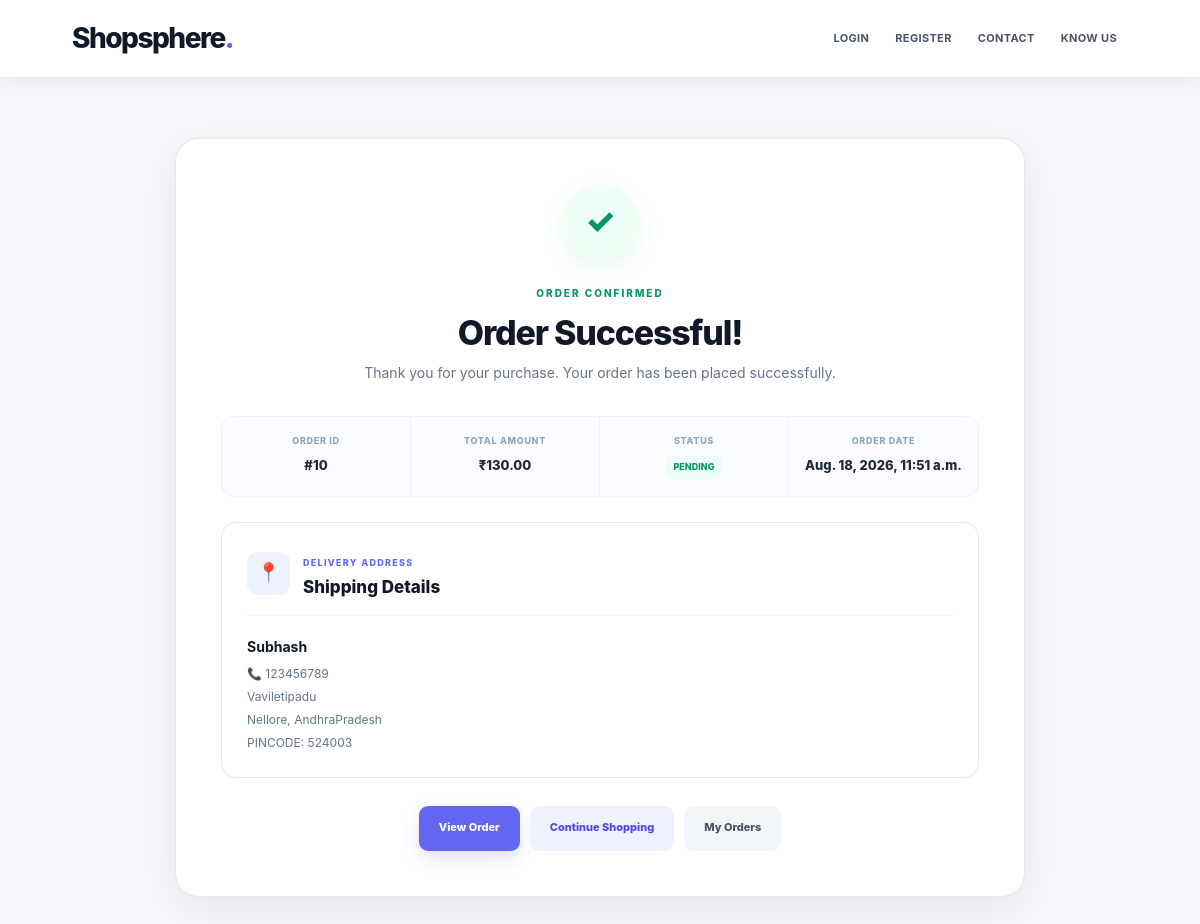
The app's page /orders/order_success/10 with its own data.
### orders/models.py (models this page shows)
class Order(models.Model):
    STATUS_CHOICES=(
        ('Pending','Pending'),
        ('Confirmed','Confirmed'),
        ('Shipped','Shipped'),
        ('Delivered','Delivered'),
        ('Cancelled','Cancelled'),
    )
    user=models.ForeignKey(User,on_delete=models.CASCADE)
    address=models.ForeignKey(Address,on_delete=models.SET_NULL,null=True,blank=True)
    total_amount=models.DecimalField(max_digits=10,decimal_places=2)
    status=models.CharField(max_length=20,choices=STATUS_CHOICES,default='Pending')
    created_at=models.DateTimeField(auto_now_add=True)

class Address(models.Model):
    user=models.ForeignKey(User,on_delete=models.CASCADE)
    fullname=models.CharField(max_length=100)
    mobile=models.CharField(max_length=15)
    address_line=models.TextField()
    city=models.CharField(max_length=50)
    state=models.CharField(max_length=50)
    pincode=models.CharField(max_length=10)
    is_default=models.BooleanField(default=False)
    created_at=models.DateTimeField(auto_now_add=True)

### orders/views.py (the view)
# urls.py: path('order_success/<int:pk>',order_success,name='order_success'),
def order_success(request,pk):
    order_product=Order.objects.get(id=pk)
    return render(request,'order_success.html',{'order_product':order_product})

### orders/templates/order_success.html
{% extends 'main.html' %}
{% load static %}
{% block head %}
<link rel="stylesheet" href="{% static 'CSS/order_success.css' %}">
{% endblock %}
{% block content %}
<div class="order-success-page">
    <div class="success-card">
        <div class="success-icon">✓</div>
        <span class="success-label">ORDER CONFIRMED</span>
        <h1>Order Successful!</h1>
        <p class="success-message">Thank you for your purchase. Your order has been placed successfully.</p>
        <div class="order-confirmation">
            <div class="confirmation-item">
                <span>ORDER ID</span>
                <strong>#{{order_product.id}}</strong>
            </div>
            <div class="confirmation-item">
                <span>TOTAL AMOUNT</span>
                <strong>₹{{order_product.total_amount}}</strong>
            </div>
            <div class="confirmation-item">
                <span>STATUS</span>
                <strong class="success-status">{{order_product.status}}</strong>
            </div>
            <div class="confirmation-item">
                <span>ORDER DATE</span>
                <strong>{{order_product.created_at}}</strong>
            </div>
        </div>
        <div class="delivery-card">
            <div class="delivery-header">
                <div class="delivery-icon">📍</div>
                <div>
                    <span>DELIVERY ADDRESS</span>
                    <h2>Shipping Details</h2>
                </div>
            </div>
            <div class="delivery-details">
                <strong>{{order_product.address.fullname}}</strong>
                <p>📞 {{order_product.address.mobile}}</p>
                <p>{{order_product.address.address_line}}</p>
                <p>{{order_product.address.city}}, {{order_product.address.state}}</p>
                <p>PINCODE: {{order_product.address.pincode}}</p>
            </div>
        </div>
        <div class="success-actions">
            <a href="{% url 'order_details' order_product.id %}" class="view-order-btn">View Order</a>
            <a href="{% url 'home' %}" class="continue-btn">Continue Shopping</a>
            <a href="{% url 'order_history' %}" class="orders-btn">My Orders</a>
        </div>
    </div>
</div>
{% endblock %}

### static/CSS/style.css (style rules this page uses)
* { margin: 0; padding: 0; box-sizing: border-box; }
html { scroll-behavior: smooth; }
body { min-height: 100vh; font-family: "Inter", "Segoe UI", Roboto, Arial, sans-serif; background: #f6f7fb; color: #1f2937; line-height: 1.6; }
a { text-decoration: none; color: inherit; }
h1, h2, h3, h4, h5, h6 { color: #111827; line-height: 1.25; }

### orders/static/CSS/order_success.css (style rules this page uses)
.order-success-page { min-height: calc(100vh - 76px); padding: 60px 5% 90px; display: flex; justify-content: center; background: #f6f7fb; }
.success-card { width: 100%; max-width: 850px; padding: 45px; background: #ffffff; border: 1px solid #e5e7eb; border-radius: 24px; text-align: center; box-shadow: 0 12px 40px rgba(15,23,42,0.07); }
.success-icon { width: 75px; height: 75px; margin: 0 auto 20px; display: flex; align-items: center; justify-content: center; border-radius: 50%; background: #ecfdf5; border: 8px solid #f0fdf4; color: #059669; font-size: 34px; font-weight: 800; box-shadow: 0 8px 25px rgba(16,185,129,0.12); }
.success-label { color: #059669; font-size: 10px; font-weight: 800; letter-spacing: 2px; }
.success-card h1 { margin-top: 7px; color: #111827; font-size: 34px; font-weight: 800; letter-spacing: -1.2px; }
.success-message { max-width: 550px; margin: 8px auto 0; color: #64748b; font-size: 14px; }
.order-confirmation { display: grid; grid-template-columns: repeat(4, 1fr); margin-top: 32px; border: 1px solid #eef1f5; border-radius: 13px; background: #fafbff; overflow: hidden; }
.confirmation-item { padding: 17px 12px; border-right: 1px solid #eef1f5; }
.confirmation-item:last-child { border-right: none; }
.confirmation-item span { display: block; color: #94a3b8; font-size: 9px; font-weight: 800; letter-spacing: 0.7px; }
.confirmation-item strong { display: block; margin-top: 6px; color: #1e293b; font-size: 13px; font-weight: 800; }
.confirmation-item .success-status { width: fit-content; margin: 6px auto 0; padding: 5px 8px; border-radius: 6px; background: #ecfdf5; color: #059669; font-size: 9px; text-transform: uppercase; }
.delivery-card { margin-top: 25px; padding: 25px; border: 1px solid #e5e7eb; border-radius: 15px; background: #ffffff; text-align: left; }
.delivery-header { display: flex; align-items: center; gap: 13px; padding-bottom: 17px; border-bottom: 1px solid #eef1f5; }
.delivery-icon { width: 43px; height: 43px; display: flex; align-items: center; justify-content: center; border-radius: 11px; background: #eef2ff; font-size: 19px; }
.delivery-header span { color: #6366f1; font-size: 9px; font-weight: 800; letter-spacing: 1.3px; }
.delivery-header h2 { margin-top: 3px; color: #111827; font-size: 17px; font-weight: 800; }
.delivery-details { padding-top: 18px; }
.delivery-details strong { color: #111827; font-size: 14px; }
.delivery-details p { margin-top: 5px; color: #64748b; font-size: 12px; line-height: 1.5; }
.success-actions { display: flex; justify-content: center; gap: 10px; margin-top: 28px; }
.success-actions a { min-height: 45px; display: inline-flex; align-items: center; justify-content: center; padding: 0 20px; border-radius: 9px; font-size: 11px; font-weight: 800; text-decoration: none; transition: all 0.25s ease; }
.view-order-btn { background: #6366f1; color: #ffffff; box-shadow: 0 7px 18px rgba(99,102,241,0.20); }
.continue-btn { background: #eef2ff; color: #4f46e5; }
.orders-btn { background: #f1f5f9; color: #475569; }

### records on screen
Order: id "10", total_amount "130.00", status "PENDING", created_at "Aug. 18, 2026, 11:51 a.m.", address.fullname "Subhash", address.mobile "123456789", address.address_line "Vaviletipadu", address.city "Nellore", address.state "AndhraPradesh", address.pincode "524003"
